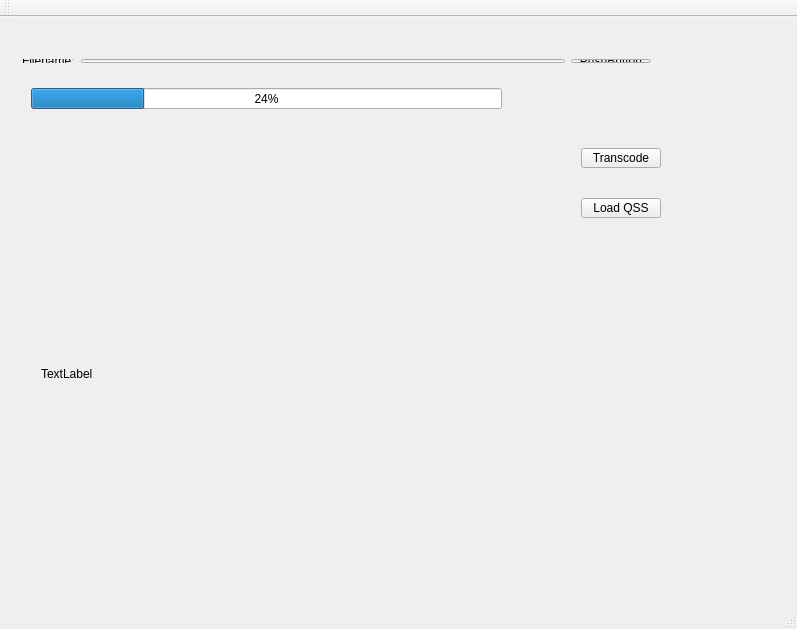
<?xml version="1.0" encoding="UTF-8"?>
<ui version="4.0">
 <class>MainWindow</class>
 <widget class="QMainWindow" name="MainWindow">
  <property name="geometry">
   <rect>
    <x>0</x>
    <y>0</y>
    <width>797</width>
    <height>629</height>
   </rect>
  </property>
  <property name="windowTitle">
   <string>MainWindow</string>
  </property>
  <widget class="QWidget" name="centralWidget">
   <layout class="QVBoxLayout" name="verticalLayout">
    <item>
     <widget class="QWidget" name="ui_center_widget" native="true">
      <widget class="QPushButton" name="pushButton">
       <property name="geometry">
        <rect>
         <x>570</x>
         <y>120</y>
         <width>80</width>
         <height>20</height>
        </rect>
       </property>
       <property name="text">
        <string>Transcode</string>
       </property>
      </widget>
      <widget class="QPushButton" name="pushButton_3">
       <property name="geometry">
        <rect>
         <x>570</x>
         <y>170</y>
         <width>80</width>
         <height>20</height>
        </rect>
       </property>
       <property name="text">
        <string>Load QSS</string>
       </property>
      </widget>
      <widget class="QProgressBar" name="progressBar">
       <property name="geometry">
        <rect>
         <x>20</x>
         <y>60</y>
         <width>471</width>
         <height>21</height>
        </rect>
       </property>
       <property name="value">
        <number>24</number>
       </property>
       <property name="alignment">
        <set>Qt::AlignRight|Qt::AlignTrailing|Qt::AlignVCenter</set>
       </property>
       <property name="textVisible">
        <bool>true</bool>
       </property>
       <property name="orientation">
        <enum>Qt::Horizontal</enum>
       </property>
       <property name="textDirection">
        <enum>QProgressBar::BottomToTop</enum>
       </property>
      </widget>
      <widget class="QLabel" name="label">
       <property name="geometry">
        <rect>
         <x>30</x>
         <y>140</y>
         <width>621</width>
         <height>411</height>
        </rect>
       </property>
       <property name="text">
        <string>TextLabel</string>
       </property>
      </widget>
      <widget class="QWidget" name="">
       <property name="geometry">
        <rect>
         <x>0</x>
         <y>20</y>
         <width>651</width>
         <height>26</height>
        </rect>
       </property>
       <layout class="QHBoxLayout" name="horizontalLayout">
        <item>
         <widget class="QLabel" name="label_2">
          <property name="text">
           <string>Filename:</string>
          </property>
         </widget>
        </item>
        <item>
         <widget class="QLineEdit" name="lineEdit"/>
        </item>
        <item>
         <widget class="QPushButton" name="pushButton_4">
          <property name="text">
           <string>PushButton</string>
          </property>
         </widget>
        </item>
       </layout>
      </widget>
     </widget>
    </item>
   </layout>
  </widget>
  <widget class="QMenuBar" name="menuBar">
   <property name="geometry">
    <rect>
     <x>0</x>
     <y>0</y>
     <width>797</width>
     <height>25</height>
    </rect>
   </property>
  </widget>
  <widget class="QToolBar" name="mainToolBar">
   <attribute name="toolBarArea">
    <enum>TopToolBarArea</enum>
   </attribute>
   <attribute name="toolBarBreak">
    <bool>false</bool>
   </attribute>
  </widget>
  <widget class="QStatusBar" name="statusBar"/>
 </widget>
 <layoutdefault spacing="6" margin="11"/>
 <resources/>
 <connections/>
</ui>
